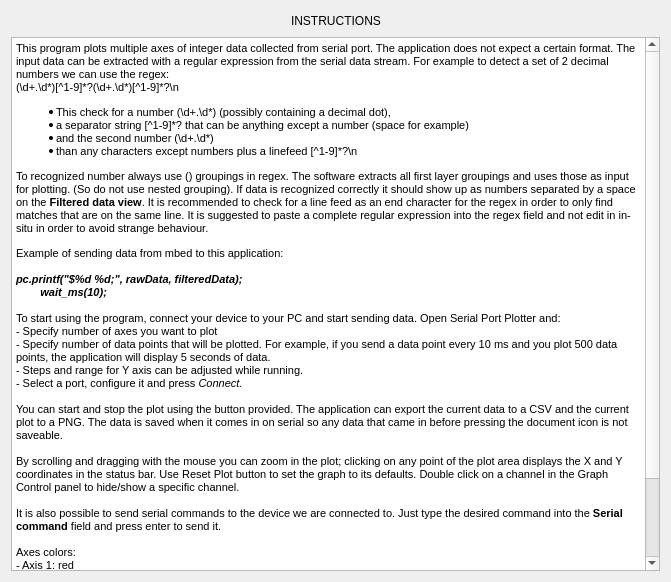
<?xml version="1.0" encoding="UTF-8"?>
<ui version="4.0">
 <class>HelpWindow</class>
 <widget class="QDialog" name="HelpWindow">
  <property name="geometry">
   <rect>
    <x>0</x>
    <y>0</y>
    <width>671</width>
    <height>582</height>
   </rect>
  </property>
  <property name="windowTitle">
   <string>Dialog</string>
  </property>
  <layout class="QGridLayout" name="gridLayout">
   <item row="0" column="0">
    <layout class="QHBoxLayout" name="horizontalLayout">
     <item>
      <spacer name="horizontalSpacer">
       <property name="orientation">
        <enum>Qt::Horizontal</enum>
       </property>
       <property name="sizeHint" stdset="0">
        <size>
         <width>40</width>
         <height>20</height>
        </size>
       </property>
      </spacer>
     </item>
     <item>
      <widget class="QLabel" name="label">
       <property name="text">
        <string>INSTRUCTIONS</string>
       </property>
      </widget>
     </item>
     <item>
      <spacer name="horizontalSpacer_2">
       <property name="orientation">
        <enum>Qt::Horizontal</enum>
       </property>
       <property name="sizeHint" stdset="0">
        <size>
         <width>40</width>
         <height>20</height>
        </size>
       </property>
      </spacer>
     </item>
    </layout>
   </item>
   <item row="1" column="0">
    <widget class="QTextEdit" name="textEdit">
     <property name="html">
      <string>&lt;!DOCTYPE HTML PUBLIC &quot;-//W3C//DTD HTML 4.0//EN&quot; &quot;http://www.w3.org/TR/REC-html40/strict.dtd&quot;&gt;
&lt;html&gt;&lt;head&gt;&lt;meta name=&quot;qrichtext&quot; content=&quot;1&quot; /&gt;&lt;style type=&quot;text/css&quot;&gt;
p, li { white-space: pre-wrap; }
&lt;/style&gt;&lt;/head&gt;&lt;body style=&quot; font-family:'MS Shell Dlg 2'; font-size:7.875pt; font-weight:400; font-style:normal;&quot;&gt;
&lt;p style=&quot; margin-top:0px; margin-bottom:0px; margin-left:0px; margin-right:0px; -qt-block-indent:0; text-indent:0px;&quot;&gt;&lt;span style=&quot; font-size:8pt;&quot;&gt;This program plots multiple axes of integer data collected from serial port. The application does not expect a certain format. The input data can be extracted with a regular expression from the serial data stream. For example to detect a set of 2 decimal numbers we can use the regex: &lt;/span&gt;&lt;/p&gt;
&lt;p style=&quot; margin-top:0px; margin-bottom:0px; margin-left:0px; margin-right:0px; -qt-block-indent:0; text-indent:0px;&quot;&gt;&lt;span style=&quot; font-family:'Courier New'; font-size:8pt;&quot;&gt;(\d+.\d*)[^1-9]*?(\d+.\d*)[^1-9]*?\n&lt;/span&gt;&lt;/p&gt;
&lt;ul style=&quot;margin-top: 0px; margin-bottom: 0px; margin-left: 0px; margin-right: 0px; -qt-list-indent: 1;&quot;&gt;&lt;li style=&quot; font-size:8pt;&quot; style=&quot; margin-top:12px; margin-bottom:0px; margin-left:0px; margin-right:0px; -qt-block-indent:0; text-indent:0px;&quot;&gt;This check for a number &lt;span style=&quot; font-family:'Courier New';&quot;&gt;(\d+.\d*)&lt;/span&gt; (possibly containing a decimal dot),&lt;/li&gt;
&lt;li style=&quot; font-size:8pt;&quot; style=&quot; margin-top:0px; margin-bottom:0px; margin-left:0px; margin-right:0px; -qt-block-indent:0; text-indent:0px;&quot;&gt;a separator string &lt;span style=&quot; font-family:'Courier New';&quot;&gt;[^1-9]*?&lt;/span&gt; that can be anything except a number (space for example)&lt;/li&gt;
&lt;li style=&quot; font-size:8pt;&quot; style=&quot; margin-top:0px; margin-bottom:0px; margin-left:0px; margin-right:0px; -qt-block-indent:0; text-indent:0px;&quot;&gt;and the second number &lt;span style=&quot; font-family:'Courier New';&quot;&gt;(\d+.\d*)&lt;/span&gt;&lt;/li&gt;
&lt;li style=&quot; font-size:8pt;&quot; style=&quot; margin-top:0px; margin-bottom:12px; margin-left:0px; margin-right:0px; -qt-block-indent:0; text-indent:0px;&quot;&gt;than any characters except numbers plus a linefeed &lt;span style=&quot; font-family:'Courier New';&quot;&gt;[^1-9]*?\n&lt;/span&gt;&lt;/li&gt;&lt;/ul&gt;
&lt;p style=&quot; margin-top:12px; margin-bottom:12px; margin-left:0px; margin-right:0px; -qt-block-indent:0; text-indent:0px;&quot;&gt;&lt;span style=&quot; font-size:8pt;&quot;&gt;To recognized number always use &lt;/span&gt;&lt;span style=&quot; font-family:'Courier New'; font-size:8pt;&quot;&gt;()&lt;/span&gt;&lt;span style=&quot; font-size:8pt;&quot;&gt; groupings in regex. The software extracts all first layer groupings and uses those as input for plotting. (So do not use nested grouping). If data is recognized correctly it should show up as numbers separated by a space on the &lt;/span&gt;&lt;span style=&quot; font-size:8pt; font-weight:600;&quot;&gt;Filtered data view&lt;/span&gt;&lt;span style=&quot; font-size:8pt;&quot;&gt;. It is recommended to check for a line feed as an end character for the regex in order to only find matches that are on the same line. It is suggested to paste a complete regular expression into the regex field and not edit in in-situ in order to avoid strange behaviour.&lt;/span&gt;&lt;/p&gt;
&lt;p style=&quot; margin-top:0px; margin-bottom:0px; margin-left:0px; margin-right:0px; -qt-block-indent:0; text-indent:0px;&quot;&gt;&lt;span style=&quot; font-size:8pt;&quot;&gt;Example of sending data from mbed to this application:&lt;/span&gt;&lt;/p&gt;
&lt;p style=&quot;-qt-paragraph-type:empty; margin-top:0px; margin-bottom:0px; margin-left:0px; margin-right:0px; -qt-block-indent:0; text-indent:0px; font-size:8pt;&quot;&gt;&lt;br /&gt;&lt;/p&gt;
&lt;p style=&quot; margin-top:0px; margin-bottom:0px; margin-left:0px; margin-right:0px; -qt-block-indent:0; text-indent:0px;&quot;&gt;&lt;span style=&quot; font-size:8pt; font-weight:600; font-style:italic;&quot;&gt;pc.printf(&amp;quot;$%d %d;&amp;quot;, rawData, filteredData);&lt;/span&gt;&lt;/p&gt;
&lt;p style=&quot; margin-top:0px; margin-bottom:0px; margin-left:0px; margin-right:0px; -qt-block-indent:0; text-indent:0px;&quot;&gt;&lt;span style=&quot; font-size:8pt; font-weight:600; font-style:italic;&quot;&gt;        wait_ms(10);&lt;/span&gt;&lt;/p&gt;
&lt;p style=&quot;-qt-paragraph-type:empty; margin-top:0px; margin-bottom:0px; margin-left:0px; margin-right:0px; -qt-block-indent:0; text-indent:0px; font-size:8pt;&quot;&gt;&lt;br /&gt;&lt;/p&gt;
&lt;p style=&quot; margin-top:0px; margin-bottom:0px; margin-left:0px; margin-right:0px; -qt-block-indent:0; text-indent:0px;&quot;&gt;&lt;span style=&quot; font-size:8pt;&quot;&gt;To start using the program, connect your device to your PC and start sending data. Open Serial Port Plotter and:&lt;/span&gt;&lt;/p&gt;
&lt;p style=&quot; margin-top:0px; margin-bottom:0px; margin-left:0px; margin-right:0px; -qt-block-indent:0; text-indent:0px;&quot;&gt;&lt;span style=&quot; font-size:8pt;&quot;&gt;- Specify number of axes you want to plot&lt;/span&gt;&lt;/p&gt;
&lt;p style=&quot; margin-top:0px; margin-bottom:0px; margin-left:0px; margin-right:0px; -qt-block-indent:0; text-indent:0px;&quot;&gt;&lt;span style=&quot; font-size:8pt;&quot;&gt;- Specify number of data points that will be plotted. For example, if you send a data point every 10 ms and you plot 500 data points, the application will display 5 seconds of data. &lt;/span&gt;&lt;/p&gt;
&lt;p style=&quot; margin-top:0px; margin-bottom:0px; margin-left:0px; margin-right:0px; -qt-block-indent:0; text-indent:0px;&quot;&gt;&lt;span style=&quot; font-size:8pt;&quot;&gt;- Steps and range for Y axis can be adjusted while running.&lt;/span&gt;&lt;/p&gt;
&lt;p style=&quot; margin-top:0px; margin-bottom:0px; margin-left:0px; margin-right:0px; -qt-block-indent:0; text-indent:0px;&quot;&gt;&lt;span style=&quot; font-size:8pt;&quot;&gt;- Select a port, configure it and press&lt;/span&gt;&lt;span style=&quot; font-size:8pt; font-style:italic;&quot;&gt; Connect.&lt;/span&gt;&lt;/p&gt;
&lt;p style=&quot;-qt-paragraph-type:empty; margin-top:0px; margin-bottom:0px; margin-left:0px; margin-right:0px; -qt-block-indent:0; text-indent:0px; font-size:8pt; font-style:italic;&quot;&gt;&lt;br /&gt;&lt;/p&gt;
&lt;p style=&quot; margin-top:0px; margin-bottom:0px; margin-left:0px; margin-right:0px; -qt-block-indent:0; text-indent:0px;&quot;&gt;&lt;span style=&quot; font-size:8pt;&quot;&gt;You can start and stop the plot using the button provided. The application can export the current data to a CSV and the current plot to a PNG. The data is saved when it comes in on serial so any data that came in before pressing the document icon is not saveable.&lt;/span&gt;&lt;/p&gt;
&lt;p style=&quot;-qt-paragraph-type:empty; margin-top:0px; margin-bottom:0px; margin-left:0px; margin-right:0px; -qt-block-indent:0; text-indent:0px; font-size:8pt;&quot;&gt;&lt;br /&gt;&lt;/p&gt;
&lt;p style=&quot; margin-top:0px; margin-bottom:0px; margin-left:0px; margin-right:0px; -qt-block-indent:0; text-indent:0px;&quot;&gt;&lt;span style=&quot; font-size:8pt;&quot;&gt;By scrolling and dragging with the mouse you can zoom in the plot; clicking on any point of the plot area displays the X and Y coordinates in the status bar. Use Reset Plot button to set the graph to its defaults. Double click on a channel in the Graph Control panel to hide/show a specific channel.&lt;/span&gt;&lt;/p&gt;
&lt;p style=&quot;-qt-paragraph-type:empty; margin-top:0px; margin-bottom:0px; margin-left:0px; margin-right:0px; -qt-block-indent:0; text-indent:0px; font-size:8pt;&quot;&gt;&lt;br /&gt;&lt;/p&gt;
&lt;p style=&quot; margin-top:0px; margin-bottom:0px; margin-left:0px; margin-right:0px; -qt-block-indent:0; text-indent:0px;&quot;&gt;&lt;span style=&quot; font-size:8pt;&quot;&gt;It is also possible to send serial commands to the device we are connected to. Just type the desired command into the &lt;/span&gt;&lt;span style=&quot; font-size:8pt; font-weight:600;&quot;&gt;Serial command&lt;/span&gt;&lt;span style=&quot; font-size:8pt;&quot;&gt; field and press enter to send it.&lt;/span&gt;&lt;/p&gt;
&lt;p style=&quot;-qt-paragraph-type:empty; margin-top:0px; margin-bottom:0px; margin-left:0px; margin-right:0px; -qt-block-indent:0; text-indent:0px; font-size:8pt;&quot;&gt;&lt;br /&gt;&lt;/p&gt;
&lt;p style=&quot; margin-top:0px; margin-bottom:0px; margin-left:0px; margin-right:0px; -qt-block-indent:0; text-indent:0px;&quot;&gt;&lt;span style=&quot; font-size:8pt;&quot;&gt;Axes colors:&lt;/span&gt;&lt;/p&gt;
&lt;p style=&quot; margin-top:0px; margin-bottom:0px; margin-left:0px; margin-right:0px; -qt-block-indent:0; text-indent:0px;&quot;&gt;&lt;span style=&quot; font-size:8pt;&quot;&gt;- Axis 1: red&lt;/span&gt;&lt;/p&gt;
&lt;p style=&quot; margin-top:0px; margin-bottom:0px; margin-left:0px; margin-right:0px; -qt-block-indent:0; text-indent:0px;&quot;&gt;&lt;span style=&quot; font-size:8pt;&quot;&gt;- Axis 2: Yellow&lt;/span&gt;&lt;/p&gt;
&lt;p style=&quot; margin-top:0px; margin-bottom:0px; margin-left:0px; margin-right:0px; -qt-block-indent:0; text-indent:0px;&quot;&gt;&lt;span style=&quot; font-size:8pt;&quot;&gt;- Axis 3: Green&lt;/span&gt;&lt;/p&gt;
&lt;p style=&quot;-qt-paragraph-type:empty; margin-top:0px; margin-bottom:0px; margin-left:0px; margin-right:0px; -qt-block-indent:0; text-indent:0px; font-size:8pt;&quot;&gt;&lt;br /&gt;&lt;/p&gt;
&lt;p style=&quot; margin-top:0px; margin-bottom:0px; margin-left:0px; margin-right:0px; -qt-block-indent:0; text-indent:0px;&quot;&gt;&lt;span style=&quot; font-size:8pt;&quot;&gt;The application is created using Qt and QCustomPlot and compiled with MinGW 5.12.0 32 bit&lt;/span&gt;&lt;/p&gt;
&lt;p style=&quot;-qt-paragraph-type:empty; margin-top:0px; margin-bottom:0px; margin-left:0px; margin-right:0px; -qt-block-indent:0; text-indent:0px; font-size:8pt;&quot;&gt;&lt;br /&gt;&lt;/p&gt;
&lt;p style=&quot; margin-top:0px; margin-bottom:0px; margin-left:0px; margin-right:0px; -qt-block-indent:0; text-indent:0px;&quot;&gt;&lt;span style=&quot; font-size:8pt;&quot;&gt;Licence: GPL&lt;/span&gt;&lt;/p&gt;
&lt;p style=&quot; margin-top:0px; margin-bottom:0px; margin-left:0px; margin-right:0px; -qt-block-indent:0; text-indent:0px;&quot;&gt;&lt;span style=&quot; font-size:8pt;&quot;&gt;Author: Borislav, CieNTi, VitanovG&lt;/span&gt;&lt;/p&gt;&lt;/body&gt;&lt;/html&gt;</string>
     </property>
    </widget>
   </item>
  </layout>
 </widget>
 <resources/>
 <connections/>
</ui>
